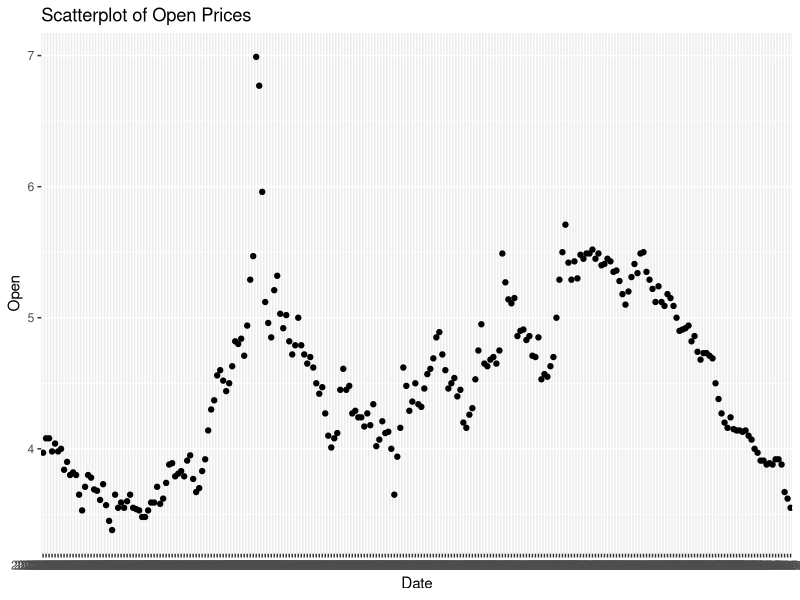
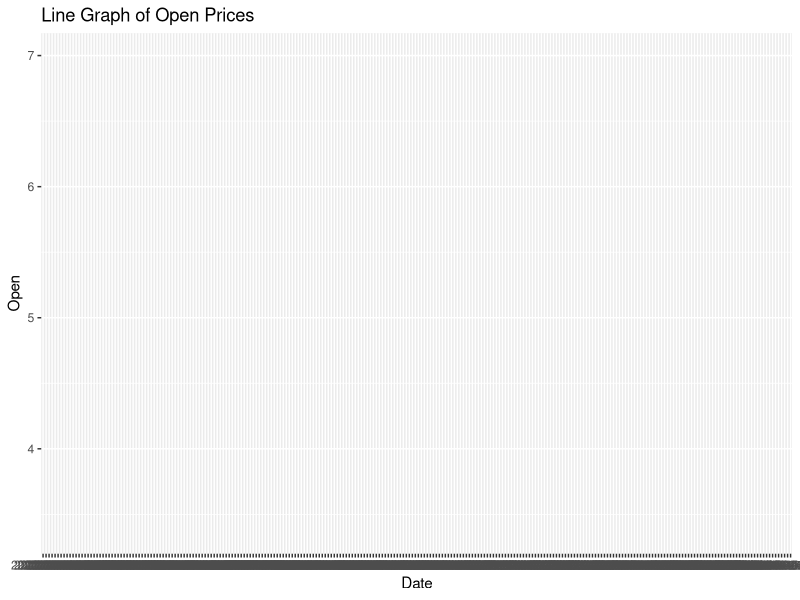
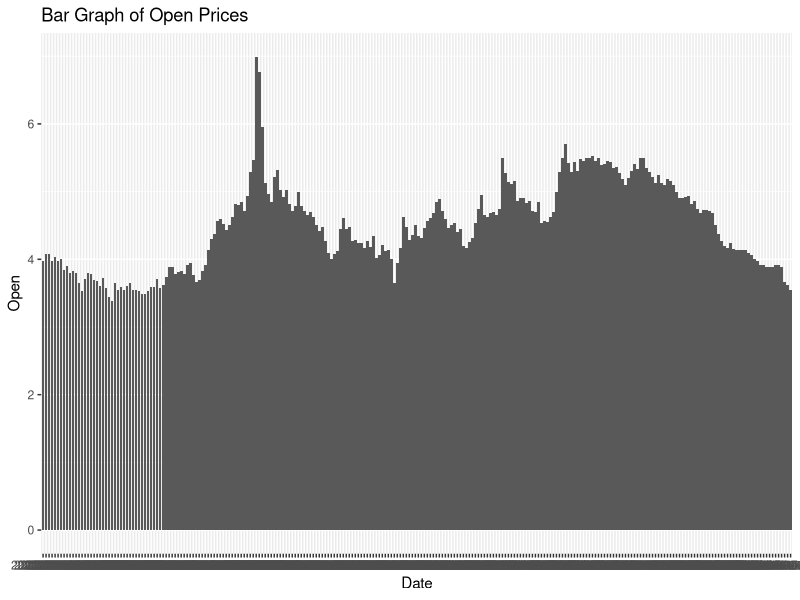
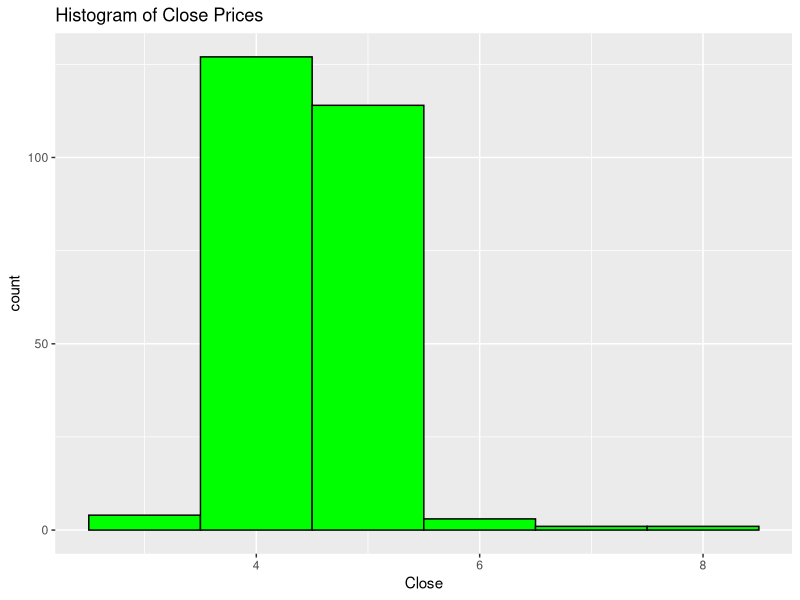
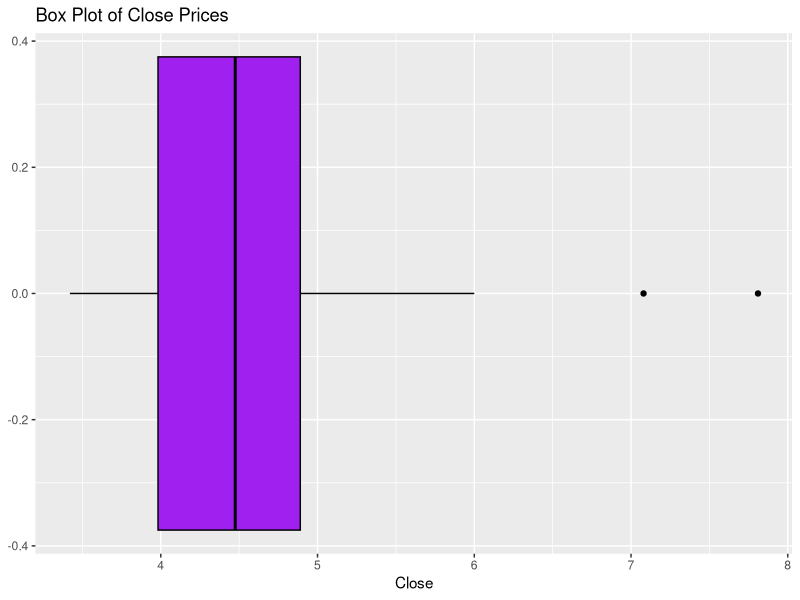
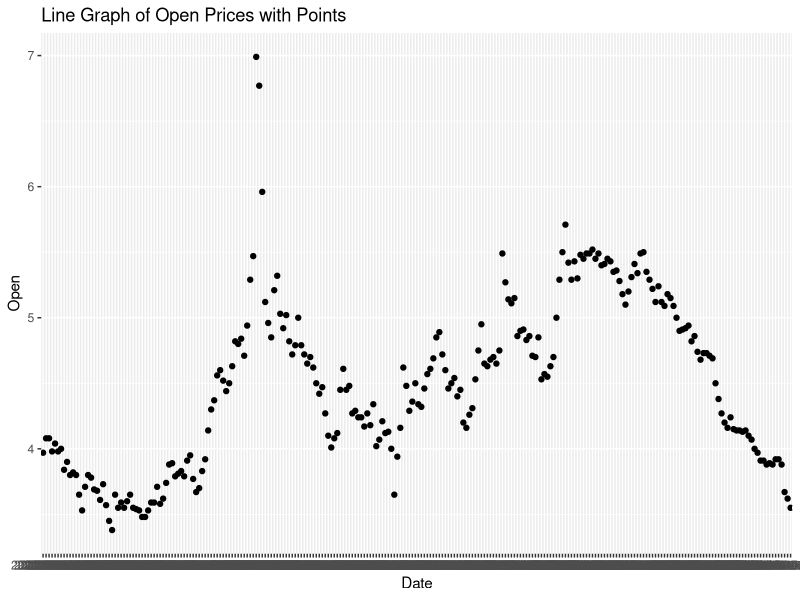

The R source for these figures, in order:
## ---- chunk 1

library(tidyverse)


siri <- read.csv("SIRI.csv")




## ---- chunk 2
# For all of the following plots, you 
# will be using the variable Date for the x-axis and the variable Open for the y-axis.

# a. Scatterplot 

ggplot(siri, aes(x = Date, y = Open)) +
  geom_point() +
  labs(title = "Scatterplot of Open Prices", x = "Date", y = "Open")




# b. Line Graph 

ggplot(siri, aes(x = Date, y = Open)) +
  geom_line() +
  labs(title = "Line Graph of Open Prices", x = "Date", y = "Open")


# c. Bar Graph 
# (hint: geom_col) 

ggplot(siri, aes(x = Date, y = Open)) +
  geom_col() +
  labs(title = "Bar Graph of Open Prices", x = "Date", y = "Open")



# d. Histogram 
# (use the variable Close for the x-axis, nothing will be needed for the y-axis) 

ggplot(siri, aes(x = Close)) +
  geom_histogram(binwidth = 1, fill = "green", color = "black") +
  labs(title = "Histogram of Close Prices", x = "Close")





# e. Box Plot 
# (use the variable Close for the x-axis, nothing will be needed for the y-axis) 

ggplot(siri, aes(x = Close)) +
  geom_boxplot(fill = "purple", color = "black") +
  labs(title = "Box Plot of Close Prices", x = "Close")



# Line Graph with Points
ggplot(siri, aes(x = Date, y = Open)) +
  geom_line() +
  geom_point() +
  labs(title = "Line Graph of Open Prices with Points", x = "Date", y = "Open")



# Question
# Based on the analysis of the opening price over the past year, would suggest investing in the company? Does the output suggest that the stock is has been increasing or decreasing?


